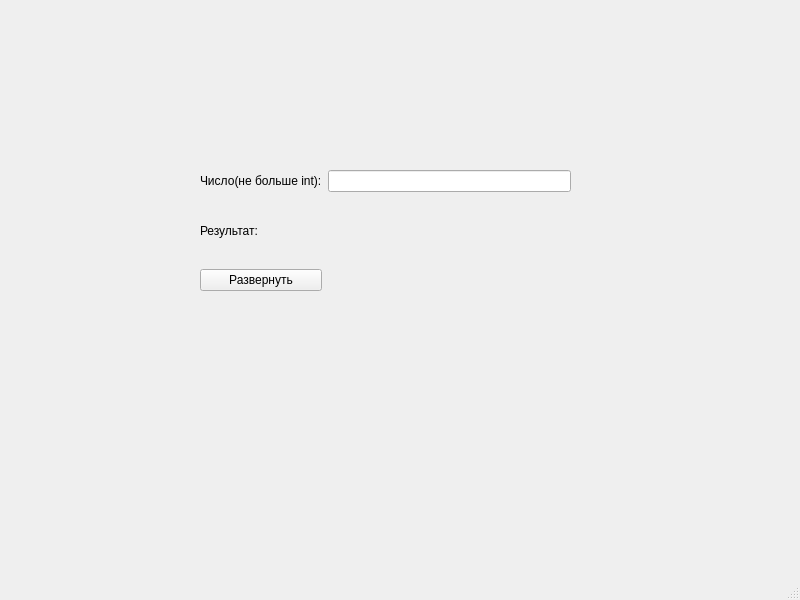
<?xml version="1.0" encoding="UTF-8"?>
<ui version="4.0">
 <class>MainWindow</class>
 <widget class="QMainWindow" name="MainWindow">
  <property name="geometry">
   <rect>
    <x>0</x>
    <y>0</y>
    <width>800</width>
    <height>600</height>
   </rect>
  </property>
  <property name="windowTitle">
   <string>MainWindow</string>
  </property>
  <widget class="QWidget" name="centralwidget">
   <widget class="QWidget" name="gridLayoutWidget">
    <property name="geometry">
     <rect>
      <x>200</x>
      <y>170</y>
      <width>371</width>
      <height>121</height>
     </rect>
    </property>
    <layout class="QGridLayout" name="gridLayout">
     <item row="2" column="0">
      <widget class="QPushButton" name="reverse">
       <property name="text">
        <string>Развернуть</string>
       </property>
      </widget>
     </item>
     <item row="0" column="1">
      <widget class="QLineEdit" name="input"/>
     </item>
     <item row="1" column="0">
      <widget class="QLabel" name="label">
       <property name="text">
        <string>Результат:</string>
       </property>
      </widget>
     </item>
     <item row="1" column="1">
      <widget class="QLabel" name="output">
       <property name="text">
        <string/>
       </property>
      </widget>
     </item>
     <item row="0" column="0">
      <widget class="QLabel" name="label_2">
       <property name="text">
        <string>Число(не больше int):</string>
       </property>
      </widget>
     </item>
    </layout>
   </widget>
  </widget>
  <widget class="QMenuBar" name="menubar">
   <property name="geometry">
    <rect>
     <x>0</x>
     <y>0</y>
     <width>800</width>
     <height>22</height>
    </rect>
   </property>
  </widget>
  <widget class="QStatusBar" name="statusbar"/>
 </widget>
 <resources/>
 <connections/>
</ui>
